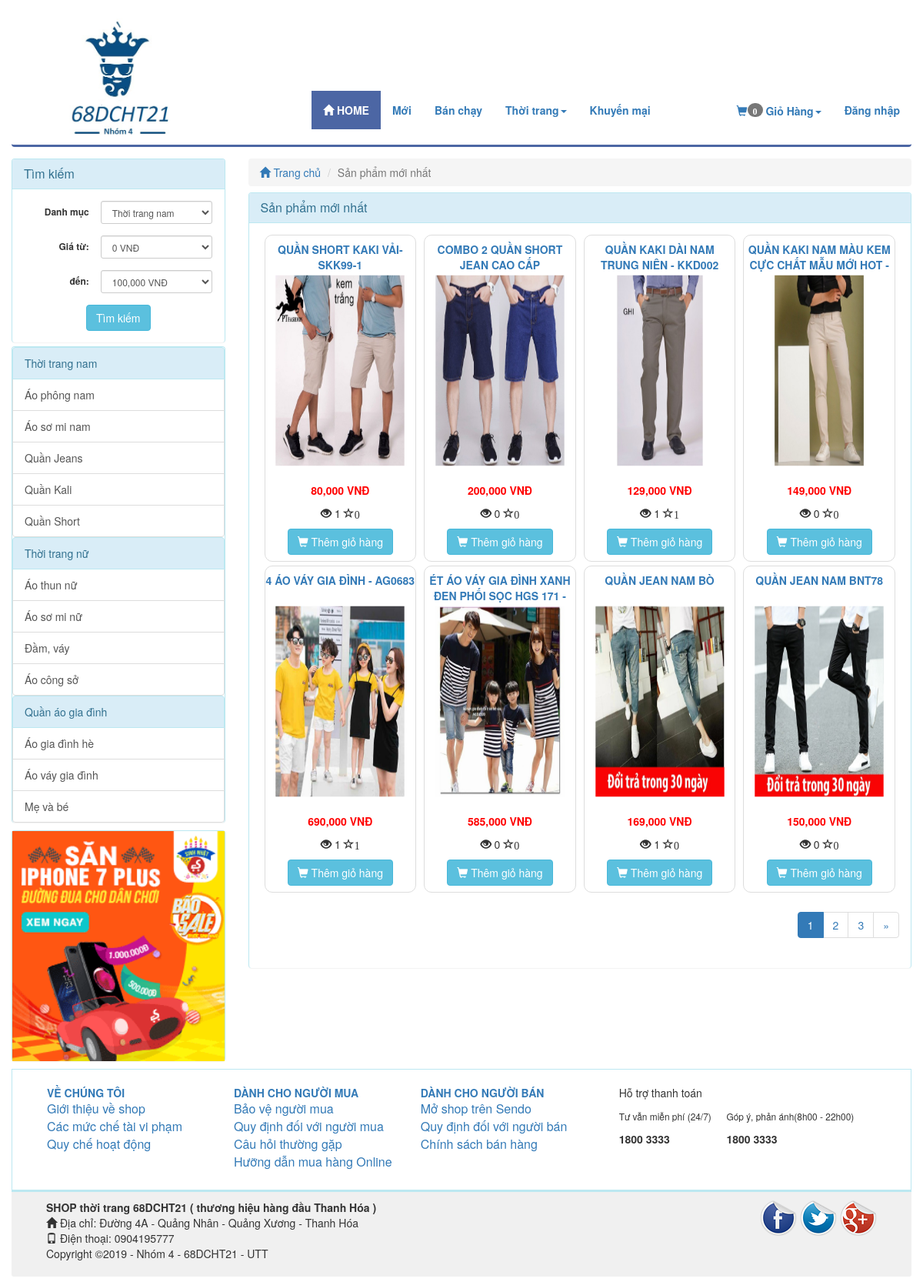
The app's page /index.php/product/news with its own data.
### tables this page shows
CREATE TABLE `catalog` (
  `id` int(11) NOT NULL,
  `name` varchar(100) NOT NULL,
  `description` varchar(255) DEFAULT NULL,
  `parent_id` int(11) NOT NULL,
  `sort_order` tinyint(4) NOT NULL,
  `created` datetime NOT NULL
);

CREATE TABLE `product` (
  `id` int(255) NOT NULL,
  `catalog_id` int(11) NOT NULL,
  `name` varchar(255) NOT NULL,
  `content` text NOT NULL,
  `price` decimal(15,2) NOT NULL DEFAULT 0.00,
  `discount` int(11) DEFAULT 0,
  `image_link` varchar(100) NOT NULL,
  `image_list` text NOT NULL,
  `view` int(11) NOT NULL DEFAULT 0,
  `soluong` int(5) NOT NULL,
  `buyed` int(255) NOT NULL,
  `rate_total` int(255) NOT NULL DEFAULT 4,
  `rate_count` int(255) NOT NULL DEFAULT 1,
  `status` int(11) NOT NULL DEFAULT 1,
  `created` int(11) NOT NULL
);

### application/controllers/Product.php (called while the page is built, shortened)
<?php
class Product extends MY_Controller {
	public function __construct()
	{
		parent::__construct();
		$this->load->model('product_model');
		$this->load->model('catalog_model');
	}
	public function news()
	{
		$input = array();
		$input['order'] = array('id','DESC');
		$this->load->library('pagination');
		$base_url = base_url('product/news');
		$total =20;
		$per = 8;
		$uri = 3;
		$config = pagination($base_url,$total,$per,$uri);
		$segment = $this->uri->segment(3);
		$segment = intval($segment);
		$input['limit'] = array($config['per_page'],$segment);
		$product_list = $this->product_model->get_list($input);
		$this->data['product_list'] = $product_list;
		$this->data['temp']='site/product/new';
		$this->load->view('site/layoutsub',$this->data);
	}
}

### index.php (called while the page is built, shortened)
<?php
require_once BASEPATH.'core/CodeIgniter.php';

### application/core/MY_Controller.php (called while the page is built, shortened)
<?php
class MY_Controller extends CI_Controller {
	function __construct()
	{
		$controller = $this->uri->segment(1);
		switch ($controller) {
			default:
				$input = array();
				$input['where'] = array('parent_id' => '1');
				$input['order'] = array('sort_order', 'ASC');
				$catalog = $this->catalog_model->get_list($input);
				foreach ($catalog as $value) {
					$input= array();
					$input['where'] = array('parent_id' => $value->id);
					$input['order'] = array('sort_order', 'ASC');
					$sub = $this->catalog_model->get_list($input);
					$value->sub=$sub;
				}
				break;
		}
	}
}

### application/core/MY_Model.php (called while the page is built, shortened)
<?php if ( ! defined('BASEPATH')) exit('No direct script access allowed');
class MY_Model extends CI_Model {
    var $table = '';
    var $key = 'id';
    var $order = '';
    function get_list($input = array())
    {
        $query = $this->db->get($this->table);
        return $query->result();
    }
    protected function get_list_set_input($input = array())
    {
        if ((isset($input['where'])) && $input['where'])
        {
            $this->db->where($input['where']);
        }
        if (isset($input['order'][0]) && isset($input['order'][1]))
        {
            $this->db->order_by($input['order'][0], $input['order'][1]);
        }
        else
        {
            $order = ($this->order == '') ? array($this->table.'.'.$this->key, 'desc') : $this->order;
            $this->db->order_by($order[0], $order[1]);
        }
        if (isset($input['limit'][0]) && isset($input['limit'][1]))
        {
            $this->db->limit($input['limit'][0], $input['limit'][1]);
        }
    }
}
?>

### application/views/site/product/new.php (the view)
<div class="col-xs-12 col-sm-9 col-md-9 col-lg-9 clearpaddingr">
	<div class="col-xs-12 col-sm-12 col-md-12 col-lg-12 clearpadding">
		<ol class="breadcrumb">
		  <li><a href="<?php echo base_url(); ?>"><span class="glyphicon glyphicon-home" aria-hidden="true"></span> Trang chủ</a></li>
		  <li class="active">Sản phẩm mới nhất</li>
		</ol>
		<div class="panel panel-info">
		  <div class="panel-heading">
		    <h3 class="panel-title">Sản phẩm mới nhất</h3>
		  </div>
		  <div class="panel-body">
		  	<div class="col-xs-12 col-sm-12 col-md-12 col-lg-12 clearpadding">
		  		<?php foreach ($product_list as $value) {
		  			$name = covert_vi_to_en($value->name);
	  				$name = strtolower($name);
	  				 ?>
					<div class="col-xs-12 col-sm-6 col-md-3 col-lg-3 re-padding">
			  			<div class="product_item">
			  				<p class="product_name" ><a href="<?php echo base_url($name.'-p'.$value->id); ?>" ><?php echo $value->name; ?></a></p>
			  				<div class="product-image">
			  					<a href="<?php echo base_url($name.'-p'.$value->id); ?>"><img src="<?php echo base_url(); ?>upload/product/<?php echo $value->image_link; ?>" alt="" class=""></a>
			  				</div>
			  				<?php if ($value->discount>0) {
			  					$new_price = $value->price - $value->discount; ?>
			  					<p><span class='price text-right'><?php echo number_format($new_price); ?> VNĐ</span> <del class="product-discount"><?php echo number_format($value->price); ?> VNĐ</del></p>
			  				<?php }else{ ?>
								<p><span class='price text-right'><?php echo number_format($value->price); ?> VNĐ</span></p>
			  				<?php	} ?>
							<p><span class="glyphicon glyphicon-eye-open" aria-hidden="true" title="Số lượt xem"></span> <?php echo $value->view; ?> <span class="glyphicon glyphicon-star-empty" aria-hidden="true" title="Số lượng đặt mua"><?php echo $value->buyed; ?></p>
							<a href="<?php echo base_url('cart/add/'.$value->id); ?>"><button class='btn btn-info'><span class="glyphicon glyphicon-shopping-cart" aria-hidden="true"></span> Thêm giỏ hàng</button></a>
			  			</div>
					</div>
				<?php } ?>
		  	</div>
			 <?php echo $this->pagination->create_links(); ?>
		  </div>
		</div>
	</div>
</div>

### application/views/site/sidebar.php (shortened to what this page needs)
<?php
	$catalog_id = isset($catalog_id)?$catalog_id:NULL;
	$price_from = isset($price_from)?$price_from:NULL;
	$price_to = isset($price_to)?$price_to:NULL;
 ?>
<div class="col-xs-12 col-sm-3 col-md-3 col-lg-3 clearpaddingl">
	<div class="panel panel-info" style="margin-bottom: 5px;">
		<div class="panel-heading">
		    <h3 class="panel-title">Tìm kiếm</h3>
		</div>
	    <div class="panel-body">
	  	    <form class="form-horizontal text-center" method="post" action="<?php echo base_url('product/search'); ?>">
				<div class="form-group form-group-sm">
					<label class="col-sm-5 clearpaddingl control-label" for="formGroupInputSmall">Danh mục</label>
					<div class="col-sm-7" style="padding-left: 0px">
				    	<select class="form-control" name="catalog_id">
				    		<?php foreach ($catalog as $value) { ?>
							  	<option value="<?php echo $value->id; ?>" style='font-weight: bold' <?php if($value->id==$catalog_id) echo 'selected'; ?>><?php echo $value->name; ?></option>
								 </div>
							  	<?php } ?>
				    </div>
				</div>
				<div class="form-group form-group-sm">
					<label class="col-sm-5 control-label" for="formGroupInputSmall">Giá từ:</label>
					<div class="col-sm-7" style="padding-left: 0px">
				    	<select class="form-control" name="price_from">
				    	<?php for ($i=0; $i < 1400000; $i = $i + 100000) { ?>
				    		<option value="<?php echo $i ?>" <?php if($i==$price_from) echo 'selected'; ?>><?php echo number_format($i); ?> VNĐ</option>
				    	<?php } ?>
						</select>
				    </div>
				</div>
				<div class="form-group form-group-sm">
					<label class="col-sm-5 control-label" for="formGroupInputSmall">đến:</label>
					<div class="col-sm-7" style="padding-left: 0px">
				    	<select class="form-control" name="price_to">
				    	<?php for ($i=100000; $i < 1500000; $i = $i + 100000) { ?>
				    		<option value="<?php echo $i ?>" <?php if($i==$price_to) echo 'selected'; ?>><?php echo number_format($i); ?> VNĐ</option>
				    	<?php } ?>
						</select>
				    </div>
				</div>
				<button class="btn btn-info" type="submit" name='submit'>Tìm kiếm</button>
	    </div>
	</div>
	<div class="panel panel-info">
	  <div class="panel-body" style="padding:0px">
	  	<div class="list-group">
	  	<?php foreach ($catalog as $value)
	  	{
	  		$name = covert_vi_to_en($value->name);
	  		$name = strtolower($name);
	  	?>
	  	<div class="list-group">
	  		<a href="<?php echo base_url($name.'-c'.$value->id); ?>" class="list-group-item active">
		    <?php echo $value->name; ?>
		  	</a>
		  <?php foreach ($value->sub as $val) {
		  	$namesub = covert_vi_to_en($val->name);
	  		$namesub = strtolower($namesub);
	  		?>
		  	<a href="<?php echo base_url($namesub.'-c'.$val->id); ?>" class="list-group-item"><?php echo $val->name; ?></a>
		  <?php } ?>
		 </div>
	  	<?php } ?>
	    </div>
	  </div>
	</div>
	<div class="panel panel-info" style="margin-top:10px;margin-bottom:10px;">
	  <div class="panel-body" style="padding:0px;">
	  	<img style="width: 100%" src="<?php echo base_url('upload/qc.gif'); ?>" alt="">
	  </div>
	</div>
</div>

### public/site/css/style.css (style rules this page uses)
.clearpadding { padding-left: 0px; padding-right: 0px; }
.clearpaddingl { padding-left: 0px; }
.clearpaddingr { padding-right: 0px; }
.re-padding { padding-right: 5px; padding-left: 5px; }
.panel { margin-bottom: 0px; border-bottom:none; }
.product_item { border: 1px solid #DDDDDD; border-radius: 10px; text-align: center; padding-top: 8px; padding-bottom: 8px; margin-bottom: 5px; }
.product_name { max-height: 20px; text-transform: uppercase; font-size: 14px; color: #337ab7; font-weight: bold; }
.price { color: red; font-weight: bold; }
.product-image { margin-top:8px; margin-bottom:8px; }
.product-image img { width: 95%; height: 275px; -webkit-transform:scale(0.9); -moz-transform:scale(0.9); -o-transform:scale(0.9); transition: all .4s ease; -webkit-transition: all .4s ease; -moz-transition: all .4s ease; -o-transition: all .4s ease; }
.breadcrumb { margin-bottom: 8px; }
.list-group { margin-bottom: 0px; }
.list-group-item.active, .list-group-item.active:hover, .list-group-item.active:focus { color: #31708f; background-color: #d9edf7; border-color: #bce8f1; }

### records on screen
catalog: name "Thời trang nam"
catalog: name "Áo phông nam"
catalog: name "Áo sơ mi nam"
catalog: name "Quần Jeans"
catalog: name "Quần Kali"
catalog: name "Quần Short"
catalog: name "Thời trang nữ"
catalog: name "Áo thun nữ"
catalog: name "Áo sơ mi nữ"
catalog: name "Đầm, váy"
catalog: name "Áo công sở"
catalog: name "Quần áo gia đình"
catalog: name "Áo gia đình hè"
catalog: name "Áo váy gia đình"
catalog: name "Mẹ và bé"
product: name "QUẦN SHORT KAKI VẢI- SKK99-1", image_link (picture), price "80,000", view "1", buyed "0"
product: name "COMBO 2 QUẦN SHORT JEAN CAO CẤP", image_link (picture), price "200,000", view "0", buyed "0"
product: name "QUẦN KAKI DÀI NAM TRUNG NIÊN - KKD002", image_link (picture), price "129,000", view "1", buyed "1"
product: name "QUẦN KAKI NAM MÀU KEM CỰC CHẤT MẪU MỚI HOT -…", image_link (picture), price "149,000", view "0", buyed "0"
product: name "4 ÁO VÁY GIA ĐÌNH - AG0683", image_link (picture), price "690,000", view "1", buyed "1"
product: name "ÉT ÁO VÁY GIA ĐÌNH XANH ĐEN PHỐI SỌC HGS 171 -…", image_link (picture), price "585,000", view "0", buyed "0"
product: name "QUẦN JEAN NAM BÒ", image_link (picture), price "169,000", view "1", buyed "0"
product: name "QUẦN JEAN NAM BNT78", image_link (picture), price "150,000", view "0", buyed "0"

### other values on screen
$total_items "0"
$this->pagination->create_links() "1 2 3 »"
form field catalog_id "Thời trang nam"
form field price_from "0 VNĐ"
form field price_to "100,000 VNĐ"
